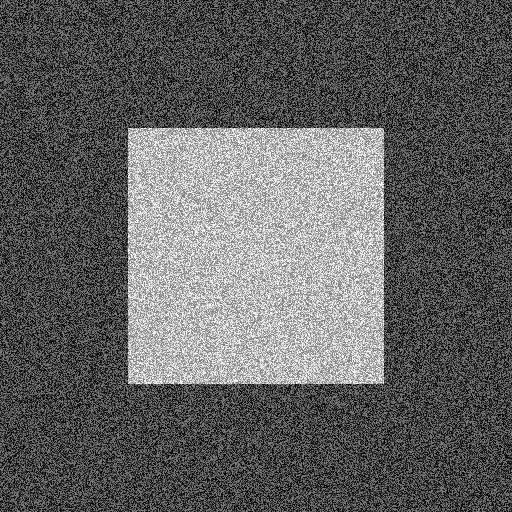
#> input picture img/noise.png, 512 x 512 px
$ python ImageThresholding4.py
#> lines starting #> are read from the running program, lines starting #| are printed output that depends on the picture; after the words box and inside, x2 and y2 are one past the last pixel; in counts of white or black regions, pixels touching at a corner belong together
'''
The Otsu function to select threshold can be implementated as below.
Src: https://docs.opencv.org/4.5.1/d7/d4d/tutorial_py_thresholding.html
'''

import cv2 as cv
import numpy as np
from matplotlib import pyplot as plt

img = cv.imread('../img/noise.png', 0)
#> img is the input picture: shape (512, 512); min 0, max 255, mean 97.6
blur = cv.GaussianBlur(img, (5, 5), 0)
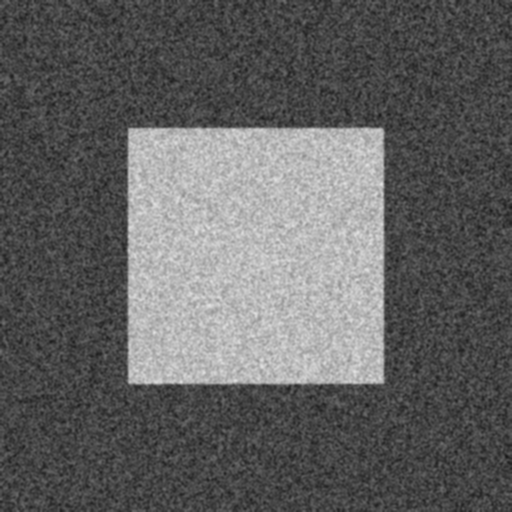
#> blur: shape (512, 512); min 24, max 227, mean 97.6

# find normalized_histogram, and its cumulative distribution function
hist = cv.calcHist([blur], [0], None, [256], [0, 256])
#> hist = 256 values, max 7041 at index 68, min 0 at index 0, mean 1024
hist_norm = hist.ravel() / hist.sum()
#> hist_norm = 256 values, max 0.0269 at index 68, min 0 at index 0, mean 0.00391
Q = hist_norm.cumsum()
#> Q = 256 values from 0 to 1

bins = np.arange(256)
fn_min = np.inf
thresh = -1

for i in range(1, 256):
    p1, p2 = np.hsplit(hist_norm, [i]) # probabilities
    q1, q2 = Q[i], Q[255] - Q[i] # cumulate sum of classes
    if q1 < 1e-6 or q2 <1e-6:
        continue
    b1, b2 = np.hsplit(bins, [i]) # weights

    # finding means and variance
    m1, m2 = np.sum(b1*p1)/q1, np.sum(b2*p2)/q2
    v1, v2 = np.sum(((b1-m1)**2)*p1)/q1, np.sum(((b2-m2)**2)*p2)/q2

    # calculate the minimization function
    fn = v1*q1+v2*q2
    if fn < fn_min:
        fn_min = fn
        thresh = i
#> this loop made 255 passes
#> (q1, q2, m1, m2, v1, v2, fn, fn_min) on passes 24, 25, 29, 30, 31, 32, 33, 34, 35, 36, 37: (3.81e-06, 1, 0, 97.57, 0, 2694.7, 2694.7, 2694.7), (3.81e-06, 1, 24, 97.57, 0, 2694.7, 2694.7, 2694.7), (1.53e-05, 1, 13, 97.57, 86.5, 2694.7, 2694.7, 2694.7), (3.43e-05, 1, 12.22, 97.57, 105.6, 2694.7, 2694.6, 2694.6), (5.34e-05, 1, 18.57, 97.58, 70.64, 2694.7, 2694.5, 2694.5), (0.000107, 1, 14.82, 97.58, 111.5, 2694.7, 2694.5, 2694.5), (0.000187, 1, 17.61, 97.59, 101.4, 2694.7, 2694.2, 2694.2), (0.000305, 1, 19.45, 97.6, 94.51, 2694.7, 2693.9, 2693.9), (0.000484, 1, 20.55, 97.61, 93.69, 2694.7, 2693.4, 2693.4), (0.000771, 0.999, 21.06, 97.63, 99.29, 2694.8, 2692.8, 2692.8), (0.00113, 0.999, 23.58, 97.66, 83.04, 2694.6, 2691.7, 2691.7)
#> (p1, q1, q2) on passes 1 to 6: ([0], 0, 1), ([0, 0], 0, 1), ([0, 0, 0], 0, 1), ([0, 0, 0, 0], 0, 1), ([0, 0, 0, 0, 0], 0, 1), ([0, 0, 0, 0, 0, 0], 0, 1)
#> after the loop, fn_min = 129.8; thresh = 127

# find otsu's threshold value with OpenCV functin
ret, otsu = cv.threshold(blur, 0, 255, cv.THRESH_BINARY+cv.THRESH_OTSU)
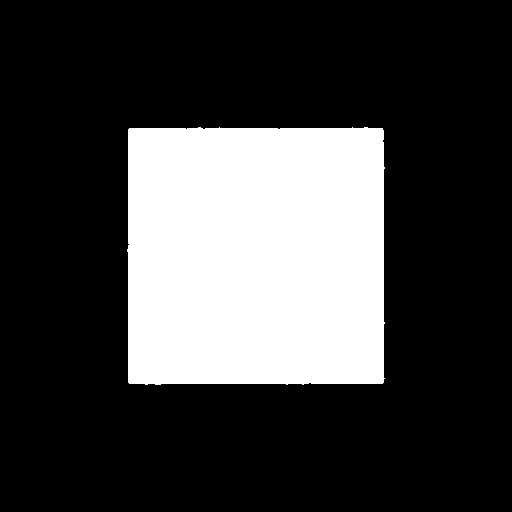
#> otsu: shape (512, 512); 25% white; 1 white region, box (x1, y1, x2, y2) and area: (127, 127, 385, 385) 65551
#> ret = 126
print("{} {}".format(thresh, ret))
#| 127 126.0
